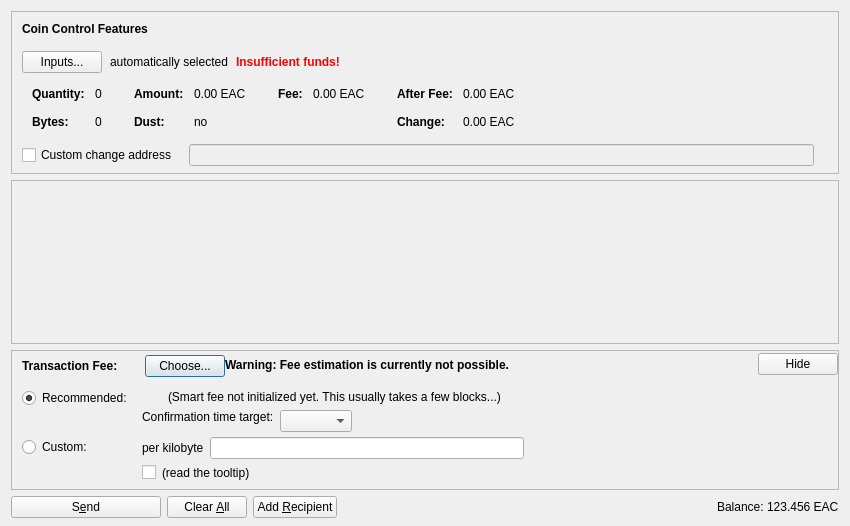
<?xml version="1.0" encoding="UTF-8"?>
<ui version="4.0">
 <class>SendCoinsDialog</class>
 <widget class="QDialog" name="SendCoinsDialog">
  <property name="geometry">
   <rect>
    <x>0</x>
    <y>0</y>
    <width>850</width>
    <height>526</height>
   </rect>
  </property>
  <property name="windowTitle">
   <string>Send Coins</string>
  </property>
  <layout class="QVBoxLayout" name="verticalLayout" stretch="0,1,0,0">
   <property name="bottomMargin">
    <number>8</number>
   </property>
   <item>
    <widget class="QFrame" name="frameCoinControl">
     <property name="sizePolicy">
      <sizepolicy hsizetype="Expanding" vsizetype="Expanding">
       <horstretch>0</horstretch>
       <verstretch>0</verstretch>
      </sizepolicy>
     </property>
     <property name="maximumSize">
      <size>
       <width>16777215</width>
       <height>16777215</height>
      </size>
     </property>
     <property name="frameShape">
      <enum>QFrame::StyledPanel</enum>
     </property>
     <property name="frameShadow">
      <enum>QFrame::Sunken</enum>
     </property>
     <layout class="QVBoxLayout" name="verticalLayoutCoinControl2">
      <property name="spacing">
       <number>0</number>
      </property>
      <property name="leftMargin">
       <number>0</number>
      </property>
      <property name="topMargin">
       <number>0</number>
      </property>
      <property name="rightMargin">
       <number>0</number>
      </property>
      <property name="bottomMargin">
       <number>6</number>
      </property>
      <item>
       <layout class="QVBoxLayout" name="verticalLayoutCoinControl" stretch="0,0,0,0,1">
        <property name="spacing">
         <number>0</number>
        </property>
        <property name="leftMargin">
         <number>10</number>
        </property>
        <property name="topMargin">
         <number>10</number>
        </property>
        <item>
         <layout class="QHBoxLayout" name="horizontalLayoutCoinControl1">
          <property name="bottomMargin">
           <number>15</number>
          </property>
          <item>
           <widget class="QLabel" name="labelCoinControlFeatures">
            <property name="sizePolicy">
             <sizepolicy hsizetype="Preferred" vsizetype="Maximum">
              <horstretch>0</horstretch>
              <verstretch>0</verstretch>
             </sizepolicy>
            </property>
            <property name="font">
             <font>
              <weight>75</weight>
              <bold>true</bold>
             </font>
            </property>
            <property name="styleSheet">
             <string notr="true">font-weight:bold;</string>
            </property>
            <property name="text">
             <string>Coin Control Features</string>
            </property>
           </widget>
          </item>
         </layout>
        </item>
        <item>
         <layout class="QHBoxLayout" name="horizontalLayoutCoinControl2" stretch="0,0,0,0">
          <property name="spacing">
           <number>8</number>
          </property>
          <property name="bottomMargin">
           <number>10</number>
          </property>
          <item>
           <widget class="QPushButton" name="pushButtonCoinControl">
            <property name="styleSheet">
             <string notr="true"/>
            </property>
            <property name="text">
             <string>Inputs...</string>
            </property>
            <property name="autoDefault">
             <bool>false</bool>
            </property>
           </widget>
          </item>
          <item>
           <widget class="QLabel" name="labelCoinControlAutomaticallySelected">
            <property name="text">
             <string>automatically selected</string>
            </property>
            <property name="margin">
             <number>5</number>
            </property>
           </widget>
          </item>
          <item>
           <widget class="QLabel" name="labelCoinControlInsuffFunds">
            <property name="font">
             <font>
              <weight>75</weight>
              <bold>true</bold>
             </font>
            </property>
            <property name="styleSheet">
             <string notr="true">color:red;font-weight:bold;</string>
            </property>
            <property name="text">
             <string>Insufficient funds!</string>
            </property>
            <property name="margin">
             <number>5</number>
            </property>
           </widget>
          </item>
          <item>
           <spacer name="horizontalSpacerCoinControl">
            <property name="orientation">
             <enum>Qt::Horizontal</enum>
            </property>
            <property name="sizeHint" stdset="0">
             <size>
              <width>40</width>
              <height>1</height>
             </size>
            </property>
           </spacer>
          </item>
         </layout>
        </item>
        <item>
         <widget class="QWidget" name="widgetCoinControl" native="true">
          <property name="sizePolicy">
           <sizepolicy hsizetype="Preferred" vsizetype="Preferred">
            <horstretch>0</horstretch>
            <verstretch>0</verstretch>
           </sizepolicy>
          </property>
          <property name="minimumSize">
           <size>
            <width>0</width>
            <height>0</height>
           </size>
          </property>
          <property name="styleSheet">
           <string notr="true"/>
          </property>
          <layout class="QHBoxLayout" name="horizontalLayoutCoinControl5">
           <property name="leftMargin">
            <number>0</number>
           </property>
           <property name="topMargin">
            <number>0</number>
           </property>
           <property name="rightMargin">
            <number>0</number>
           </property>
           <property name="bottomMargin">
            <number>0</number>
           </property>
           <item>
            <layout class="QHBoxLayout" name="horizontalLayoutCoinControl3" stretch="0,0,0,1">
             <property name="spacing">
              <number>20</number>
             </property>
             <property name="topMargin">
              <number>0</number>
             </property>
             <property name="bottomMargin">
              <number>10</number>
             </property>
             <item>
              <layout class="QFormLayout" name="formLayoutCoinControl1">
               <property name="horizontalSpacing">
                <number>10</number>
               </property>
               <property name="verticalSpacing">
                <number>14</number>
               </property>
               <property name="leftMargin">
                <number>10</number>
               </property>
               <property name="topMargin">
                <number>4</number>
               </property>
               <property name="rightMargin">
                <number>6</number>
               </property>
               <item row="0" column="0">
                <widget class="QLabel" name="labelCoinControlQuantityText">
                 <property name="font">
                  <font>
                   <weight>75</weight>
                   <bold>true</bold>
                  </font>
                 </property>
                 <property name="text">
                  <string>Quantity:</string>
                 </property>
                 <property name="margin">
                  <number>0</number>
                 </property>
                </widget>
               </item>
               <item row="0" column="1">
                <widget class="QLabel" name="labelCoinControlQuantity">
                 <property name="cursor">
                  <cursorShape>IBeamCursor</cursorShape>
                 </property>
                 <property name="contextMenuPolicy">
                  <enum>Qt::ActionsContextMenu</enum>
                 </property>
                 <property name="text">
                  <string notr="true">0</string>
                 </property>
                 <property name="margin">
                  <number>0</number>
                 </property>
                 <property name="textInteractionFlags">
                  <set>Qt::LinksAccessibleByMouse|Qt::TextSelectableByKeyboard|Qt::TextSelectableByMouse</set>
                 </property>
                </widget>
               </item>
               <item row="1" column="0">
                <widget class="QLabel" name="labelCoinControlBytesText">
                 <property name="font">
                  <font>
                   <weight>75</weight>
                   <bold>true</bold>
                  </font>
                 </property>
                 <property name="text">
                  <string>Bytes:</string>
                 </property>
                </widget>
               </item>
               <item row="1" column="1">
                <widget class="QLabel" name="labelCoinControlBytes">
                 <property name="cursor">
                  <cursorShape>IBeamCursor</cursorShape>
                 </property>
                 <property name="contextMenuPolicy">
                  <enum>Qt::ActionsContextMenu</enum>
                 </property>
                 <property name="text">
                  <string notr="true">0</string>
                 </property>
                 <property name="textInteractionFlags">
                  <set>Qt::LinksAccessibleByMouse|Qt::TextSelectableByKeyboard|Qt::TextSelectableByMouse</set>
                 </property>
                </widget>
               </item>
              </layout>
             </item>
             <item>
              <layout class="QFormLayout" name="formLayoutCoinControl2">
               <property name="horizontalSpacing">
                <number>10</number>
               </property>
               <property name="verticalSpacing">
                <number>14</number>
               </property>
               <property name="leftMargin">
                <number>6</number>
               </property>
               <property name="topMargin">
                <number>4</number>
               </property>
               <property name="rightMargin">
                <number>6</number>
               </property>
               <item row="0" column="0">
                <widget class="QLabel" name="labelCoinControlAmountText">
                 <property name="font">
                  <font>
                   <weight>75</weight>
                   <bold>true</bold>
                  </font>
                 </property>
                 <property name="text">
                  <string>Amount:</string>
                 </property>
                 <property name="margin">
                  <number>0</number>
                 </property>
                </widget>
               </item>
               <item row="0" column="1">
                <widget class="QLabel" name="labelCoinControlAmount">
                 <property name="cursor">
                  <cursorShape>IBeamCursor</cursorShape>
                 </property>
                 <property name="contextMenuPolicy">
                  <enum>Qt::ActionsContextMenu</enum>
                 </property>
                 <property name="text">
                  <string notr="true">0.00 EAC</string>
                 </property>
                 <property name="textInteractionFlags">
                  <set>Qt::LinksAccessibleByMouse|Qt::TextSelectableByKeyboard|Qt::TextSelectableByMouse</set>
                 </property>
                </widget>
               </item>
               <item row="1" column="0">
                <widget class="QLabel" name="labelCoinControlLowOutputText">
                 <property name="font">
                  <font>
                   <weight>75</weight>
                   <bold>true</bold>
                  </font>
                 </property>
                 <property name="text">
                  <string>Dust:</string>
                 </property>
                </widget>
               </item>
               <item row="1" column="1">
                <widget class="QLabel" name="labelCoinControlLowOutput">
                 <property name="cursor">
                  <cursorShape>IBeamCursor</cursorShape>
                 </property>
                 <property name="contextMenuPolicy">
                  <enum>Qt::ActionsContextMenu</enum>
                 </property>
                 <property name="text">
                  <string notr="true">no</string>
                 </property>
                 <property name="textInteractionFlags">
                  <set>Qt::LinksAccessibleByMouse|Qt::TextSelectableByKeyboard|Qt::TextSelectableByMouse</set>
                 </property>
                </widget>
               </item>
              </layout>
             </item>
             <item>
              <layout class="QFormLayout" name="formLayoutCoinControl3">
               <property name="horizontalSpacing">
                <number>10</number>
               </property>
               <property name="verticalSpacing">
                <number>14</number>
               </property>
               <property name="leftMargin">
                <number>6</number>
               </property>
               <property name="topMargin">
                <number>4</number>
               </property>
               <property name="rightMargin">
                <number>6</number>
               </property>
               <item row="0" column="0">
                <widget class="QLabel" name="labelCoinControlFeeText">
                 <property name="font">
                  <font>
                   <weight>75</weight>
                   <bold>true</bold>
                  </font>
                 </property>
                 <property name="text">
                  <string>Fee:</string>
                 </property>
                 <property name="margin">
                  <number>0</number>
                 </property>
                </widget>
               </item>
               <item row="0" column="1">
                <widget class="QLabel" name="labelCoinControlFee">
                 <property name="cursor">
                  <cursorShape>IBeamCursor</cursorShape>
                 </property>
                 <property name="contextMenuPolicy">
                  <enum>Qt::ActionsContextMenu</enum>
                 </property>
                 <property name="text">
                  <string notr="true">0.00 EAC</string>
                 </property>
                 <property name="textInteractionFlags">
                  <set>Qt::LinksAccessibleByMouse|Qt::TextSelectableByKeyboard|Qt::TextSelectableByMouse</set>
                 </property>
                </widget>
               </item>
              </layout>
             </item>
             <item>
              <layout class="QFormLayout" name="formLayoutCoinControl4">
               <property name="horizontalSpacing">
                <number>10</number>
               </property>
               <property name="verticalSpacing">
                <number>14</number>
               </property>
               <property name="leftMargin">
                <number>6</number>
               </property>
               <property name="topMargin">
                <number>4</number>
               </property>
               <property name="rightMargin">
                <number>6</number>
               </property>
               <item row="0" column="0">
                <widget class="QLabel" name="labelCoinControlAfterFeeText">
                 <property name="font">
                  <font>
                   <weight>75</weight>
                   <bold>true</bold>
                  </font>
                 </property>
                 <property name="text">
                  <string>After Fee:</string>
                 </property>
                 <property name="margin">
                  <number>0</number>
                 </property>
                </widget>
               </item>
               <item row="0" column="1">
                <widget class="QLabel" name="labelCoinControlAfterFee">
                 <property name="cursor">
                  <cursorShape>IBeamCursor</cursorShape>
                 </property>
                 <property name="contextMenuPolicy">
                  <enum>Qt::ActionsContextMenu</enum>
                 </property>
                 <property name="text">
                  <string notr="true">0.00 EAC</string>
                 </property>
                 <property name="textInteractionFlags">
                  <set>Qt::LinksAccessibleByMouse|Qt::TextSelectableByKeyboard|Qt::TextSelectableByMouse</set>
                 </property>
                </widget>
               </item>
               <item row="1" column="0">
                <widget class="QLabel" name="labelCoinControlChangeText">
                 <property name="font">
                  <font>
                   <weight>75</weight>
                   <bold>true</bold>
                  </font>
                 </property>
                 <property name="text">
                  <string>Change:</string>
                 </property>
                </widget>
               </item>
               <item row="1" column="1">
                <widget class="QLabel" name="labelCoinControlChange">
                 <property name="cursor">
                  <cursorShape>IBeamCursor</cursorShape>
                 </property>
                 <property name="contextMenuPolicy">
                  <enum>Qt::ActionsContextMenu</enum>
                 </property>
                 <property name="text">
                  <string notr="true">0.00 EAC</string>
                 </property>
                 <property name="textInteractionFlags">
                  <set>Qt::LinksAccessibleByMouse|Qt::TextSelectableByKeyboard|Qt::TextSelectableByMouse</set>
                 </property>
                </widget>
               </item>
              </layout>
             </item>
            </layout>
           </item>
          </layout>
         </widget>
        </item>
        <item>
         <layout class="QHBoxLayout" name="horizontalLayoutCoinControl4" stretch="0,0,0">
          <property name="spacing">
           <number>12</number>
          </property>
          <property name="sizeConstraint">
           <enum>QLayout::SetDefaultConstraint</enum>
          </property>
          <property name="topMargin">
           <number>5</number>
          </property>
          <property name="rightMargin">
           <number>5</number>
          </property>
          <item>
           <widget class="QCheckBox" name="checkBoxCoinControlChange">
            <property name="toolTip">
             <string>If this is activated, but the change address is empty or invalid, change will be sent to a newly generated address.</string>
            </property>
            <property name="text">
             <string>Custom change address</string>
            </property>
           </widget>
          </item>
          <item>
           <widget class="QValidatedLineEdit" name="lineEditCoinControlChange">
            <property name="enabled">
             <bool>false</bool>
            </property>
            <property name="sizePolicy">
             <sizepolicy hsizetype="Expanding" vsizetype="Fixed">
              <horstretch>0</horstretch>
              <verstretch>0</verstretch>
             </sizepolicy>
            </property>
           </widget>
          </item>
          <item>
           <widget class="QLabel" name="labelCoinControlChangeLabel">
            <property name="sizePolicy">
             <sizepolicy hsizetype="Preferred" vsizetype="Expanding">
              <horstretch>0</horstretch>
              <verstretch>0</verstretch>
             </sizepolicy>
            </property>
            <property name="minimumSize">
             <size>
              <width>0</width>
              <height>0</height>
             </size>
            </property>
            <property name="text">
             <string/>
            </property>
            <property name="margin">
             <number>3</number>
            </property>
           </widget>
          </item>
         </layout>
        </item>
        <item>
         <spacer name="verticalSpacerCoinControl">
          <property name="orientation">
           <enum>Qt::Vertical</enum>
          </property>
          <property name="sizeHint" stdset="0">
           <size>
            <width>800</width>
            <height>1</height>
           </size>
          </property>
         </spacer>
        </item>
       </layout>
      </item>
     </layout>
    </widget>
   </item>
   <item>
    <widget class="QScrollArea" name="scrollArea">
     <property name="widgetResizable">
      <bool>true</bool>
     </property>
     <widget class="QWidget" name="scrollAreaWidgetContents">
      <property name="geometry">
       <rect>
        <x>0</x>
        <y>0</y>
        <width>830</width>
        <height>104</height>
       </rect>
      </property>
      <layout class="QVBoxLayout" name="verticalLayout_2" stretch="0,1">
       <property name="leftMargin">
        <number>0</number>
       </property>
       <property name="topMargin">
        <number>0</number>
       </property>
       <property name="rightMargin">
        <number>0</number>
       </property>
       <property name="bottomMargin">
        <number>0</number>
       </property>
       <item>
        <layout class="QVBoxLayout" name="entries">
         <property name="spacing">
          <number>6</number>
         </property>
        </layout>
       </item>
       <item>
        <spacer name="verticalSpacer">
         <property name="orientation">
          <enum>Qt::Vertical</enum>
         </property>
         <property name="sizeHint" stdset="0">
          <size>
           <width>20</width>
           <height>40</height>
          </size>
         </property>
        </spacer>
       </item>
      </layout>
     </widget>
    </widget>
   </item>
   <item>
    <widget class="QFrame" name="frameFee">
     <property name="sizePolicy">
      <sizepolicy hsizetype="Expanding" vsizetype="Expanding">
       <horstretch>0</horstretch>
       <verstretch>0</verstretch>
      </sizepolicy>
     </property>
     <property name="maximumSize">
      <size>
       <width>16777215</width>
       <height>16777215</height>
      </size>
     </property>
     <property name="frameShape">
      <enum>QFrame::StyledPanel</enum>
     </property>
     <property name="frameShadow">
      <enum>QFrame::Sunken</enum>
     </property>
     <layout class="QVBoxLayout" name="verticalLayoutFee1">
      <property name="spacing">
       <number>0</number>
      </property>
      <property name="leftMargin">
       <number>0</number>
      </property>
      <property name="topMargin">
       <number>0</number>
      </property>
      <property name="rightMargin">
       <number>0</number>
      </property>
      <property name="bottomMargin">
       <number>0</number>
      </property>
      <item>
       <layout class="QVBoxLayout" name="verticalLayoutFee2" stretch="0,0,0">
        <property name="spacing">
         <number>0</number>
        </property>
        <property name="leftMargin">
         <number>10</number>
        </property>
        <property name="topMargin">
         <number>0</number>
        </property>
        <item>
         <layout class="QHBoxLayout" name="horizontalLayoutFee1">
          <property name="bottomMargin">
           <number>0</number>
          </property>
          <item>
           <layout class="QVBoxLayout" name="verticalLayoutFee7">
            <property name="spacing">
             <number>0</number>
            </property>
            <item>
             <spacer name="verticalSpacerSmartFee">
              <property name="orientation">
               <enum>Qt::Vertical</enum>
              </property>
              <property name="sizeType">
               <enum>QSizePolicy::Fixed</enum>
              </property>
              <property name="sizeHint" stdset="0">
               <size>
                <width>1</width>
                <height>4</height>
               </size>
              </property>
             </spacer>
            </item>
            <item>
             <layout class="QHBoxLayout" name="horizontalLayoutSmartFee">
              <property name="spacing">
               <number>10</number>
              </property>
              <item>
               <widget class="QLabel" name="labelFeeHeadline">
                <property name="sizePolicy">
                 <sizepolicy hsizetype="Preferred" vsizetype="Maximum">
                  <horstretch>0</horstretch>
                  <verstretch>0</verstretch>
                 </sizepolicy>
                </property>
                <property name="font">
                 <font>
                  <weight>75</weight>
                  <bold>true</bold>
                 </font>
                </property>
                <property name="styleSheet">
                 <string notr="true">font-weight:bold;</string>
                </property>
                <property name="text">
                 <string>Transaction Fee:</string>
                </property>
               </widget>
              </item>
              <item>
               <widget class="QLabel" name="labelFeeMinimized">
                <property name="text">
                 <string/>
                </property>
               </widget>
              </item>
              <item>
               <widget class="QPushButton" name="buttonChooseFee">
                <property name="text">
                 <string>Choose...</string>
                </property>
               </widget>
              </item>
             </layout>
            </item>
            <item>
             <spacer name="verticalSpacer_5">
              <property name="orientation">
               <enum>Qt::Vertical</enum>
              </property>
              <property name="sizeHint" stdset="0">
               <size>
                <width>1</width>
                <height>1</height>
               </size>
              </property>
             </spacer>
            </item>
           </layout>
          </item>
          <item>
           <widget class="QLabel" name="fallbackFeeWarningLabel">
            <property name="toolTip">
             <string>Using the fallbackfee can result in sending a transaction that will take several hours or days (or never) to confirm. Consider choosing your fee manually or wait until you have validated the complete chain.</string>
            </property>
            <property name="font">
            <font>
                <weight>75</weight>
                <bold>true</bold>
            </font>
            </property>
            <property name="text">
             <string>Warning: Fee estimation is currently not possible.</string>
            </property>
            <property name="wordWrap">
             <bool>false</bool>
            </property>
           </widget>
          </item>
          <item>
           <spacer name="horizontalSpacer_4">
            <property name="orientation">
             <enum>Qt::Horizontal</enum>
            </property>
            <property name="sizeType">
             <enum>QSizePolicy::MinimumExpanding</enum>
            </property>
            <property name="sizeHint" stdset="0">
             <size>
              <width>40</width>
              <height>20</height>
             </size>
            </property>
           </spacer>
          </item>
          <item>
           <widget class="QPushButton" name="buttonMinimizeFee">
            <property name="toolTip">
             <string>collapse fee-settings</string>
            </property>
            <property name="text">
             <string>Hide</string>
            </property>
           </widget>
          </item>
         </layout>
        </item>
        <item>
         <widget class="QFrame" name="frameFeeSelection">
          <layout class="QVBoxLayout" name="verticalLayoutFee12">
           <property name="spacing">
            <number>0</number>
           </property>
           <property name="leftMargin">
            <number>0</number>
           </property>
           <property name="topMargin">
            <number>0</number>
           </property>
           <property name="rightMargin">
            <number>0</number>
           </property>
           <property name="bottomMargin">
            <number>0</number>
           </property>
           <item>
            <layout class="QGridLayout" name="gridLayoutFee">
             <property name="topMargin">
              <number>10</number>
             </property>
             <property name="bottomMargin">
              <number>4</number>
             </property>
             <property name="horizontalSpacing">
              <number>10</number>
             </property>
             <property name="verticalSpacing">
              <number>4</number>
             </property>
             <item row="1" column="1">
              <layout class="QVBoxLayout" name="verticalLayoutFee8">
               <property name="spacing">
                <number>6</number>
               </property>
               <item>
                <layout class="QHBoxLayout" name="horizontalLayoutFee13">
                 <item>
                  <widget class="QLabel" name="labelCustomPerKilobyte">
                   <property name="toolTip">
                    <string>Specify a custom fee per kB (1,000 bytes) of the transaction's virtual size.

Note:  Since the fee is calculated on a per-byte basis, a fee of "100 satoshis per kB" for a transaction size of 500 bytes (half of 1 kB) would ultimately yield a fee of only 50 satoshis.</string>
                   </property>
                   <property name="text">
                    <string>per kilobyte</string>
                   </property>
                  </widget>
                 </item>
                 <item>
                  <widget class="EarthcoinAmountField" name="customFee"/>
                 </item>
                 <item>
                  <spacer name="horizontalSpacer_6">
                   <property name="orientation">
                    <enum>Qt::Horizontal</enum>
                   </property>
                   <property name="sizeHint" stdset="0">
                    <size>
                     <width>1</width>
                     <height>1</height>
                    </size>
                   </property>
                  </spacer>
                 </item>
                </layout>
               </item>
               <item>
                <layout class="QHBoxLayout" name="horizontalLayoutFee8">
                 <item>
                  <widget class="QCheckBox" name="checkBoxMinimumFee">
                   <property name="toolTip">
                    <string>Paying only the minimum fee is just fine as long as there is less transaction volume than space in the blocks. But be aware that this can end up in a never confirming transaction once there is more demand for earthcoin transactions than the network can process.</string>
                   </property>
                   <property name="text">
                    <string/>
                   </property>
                  </widget>
                 </item>
                 <item>
                  <widget class="QLabel" name="labelMinFeeWarning">
                   <property name="enabled">
                    <bool>true</bool>
                   </property>
                   <property name="toolTip">
                    <string>Paying only the minimum fee is just fine as long as there is less transaction volume than space in the blocks. But be aware that this can end up in a never confirming transaction once there is more demand for earthcoin transactions than the network can process.</string>
                   </property>
                   <property name="text">
                    <string>(read the tooltip)</string>
                   </property>
                   <property name="margin">
                    <number>5</number>
                   </property>
                  </widget>
                 </item>
                 <item>
                  <spacer name="horizontalSpacer_2">
                   <property name="orientation">
                    <enum>Qt::Horizontal</enum>
                   </property>
                   <property name="sizeHint" stdset="0">
                    <size>
                     <width>1</width>
                     <height>1</height>
                    </size>
                   </property>
                  </spacer>
                 </item>
                </layout>
               </item>
              </layout>
             </item>
             <item row="0" column="0">
              <layout class="QVBoxLayout" name="verticalLayoutFee4" stretch="0,1">
               <item>
                <widget class="QRadioButton" name="radioSmartFee">
                 <property name="text">
                  <string>Recommended:</string>
                 </property>
                 <property name="checked">
                  <bool>true</bool>
                 </property>
                 <attribute name="buttonGroup">
                  <string notr="true">groupFee</string>
                 </attribute>
                </widget>
               </item>
               <item>
                <spacer name="verticalSpacer_2">
                 <property name="orientation">
                  <enum>Qt::Vertical</enum>
                 </property>
                 <property name="sizeHint" stdset="0">
                  <size>
                   <width>1</width>
                   <height>1</height>
                  </size>
                 </property>
                </spacer>
               </item>
              </layout>
             </item>
             <item row="1" column="0">
              <layout class="QVBoxLayout" name="verticalLayoutFee9" stretch="0,1">
               <item>
                <widget class="QRadioButton" name="radioCustomFee">
                 <property name="text">
                  <string>Custom:</string>
                 </property>
                 <attribute name="buttonGroup">
                  <string notr="true">groupFee</string>
                 </attribute>
                </widget>
               </item>
               <item>
                <spacer name="verticalSpacer_6">
                 <property name="orientation">
                  <enum>Qt::Vertical</enum>
                 </property>
                 <property name="sizeHint" stdset="0">
                  <size>
                   <width>1</width>
                   <height>1</height>
                  </size>
                 </property>
                </spacer>
               </item>
              </layout>
             </item>
             <item row="0" column="1">
              <layout class="QVBoxLayout" name="verticalLayoutFee3" stretch="0,0,1">
               <property name="spacing">
                <number>6</number>
               </property>
               <property name="topMargin">
                <number>2</number>
               </property>
               <item>
                <layout class="QHBoxLayout" name="horizontalLayoutFee12">
                 <item>
                  <widget class="QLabel" name="labelSmartFee">
                   <property name="text">
                    <string/>
                   </property>
                   <property name="margin">
                    <number>2</number>
                   </property>
                  </widget>
                 </item>
                 <item>
                  <widget class="QLabel" name="labelFeeEstimation">
                   <property name="text">
                    <string/>
                   </property>
                  </widget>
                 </item>
                 <item>
                  <widget class="QLabel" name="labelSmartFee2">
                   <property name="text">
                    <string>(Smart fee not initialized yet. This usually takes a few blocks...)</string>
                   </property>
                   <property name="margin">
                    <number>2</number>
                   </property>
                  </widget>
                 </item>
                 <item>
                  <spacer name="horizontalSpacer_5">
                   <property name="orientation">
                    <enum>Qt::Horizontal</enum>
                   </property>
                   <property name="sizeHint" stdset="0">
                    <size>
                     <width>1</width>
                     <height>1</height>
                    </size>
                   </property>
                  </spacer>
                 </item>
                </layout>
               </item>
               <item>
                <layout class="QHBoxLayout" name="horizontalLayoutFee9">
                 <item>
                  <layout class="QVBoxLayout" name="verticalLayoutFee6">
                   <item>
                    <widget class="QLabel" name="labelSmartFee3">
                     <property name="text">
                      <string>Confirmation time target:</string>
                     </property>
                     <property name="margin">
                      <number>2</number>
                     </property>
                    </widget>
                   </item>
                   <item>
                    <spacer name="verticalSpacer_3">
                     <property name="orientation">
                      <enum>Qt::Vertical</enum>
                     </property>
                     <property name="sizeHint" stdset="0">
                      <size>
                       <width>1</width>
                       <height>1</height>
                      </size>
                     </property>
                    </spacer>
                   </item>
                  </layout>
                 </item>
                 <item>
                  <layout class="QVBoxLayout" name="verticalLayoutFee5">
                   <property name="rightMargin">
                    <number>30</number>
                   </property>
                   <item>
                    <layout class="QHBoxLayout" name="horizontalLayoutConfTarget">
                     <property name="bottomMargin">
                      <number>0</number>
                     </property>
                     <item>
                      <widget class="QComboBox" name="confTargetSelector"/>
                     </item>
                     <item>
                      <spacer name="horizontalSpacerConfTarget">
                       <property name="orientation">
                        <enum>Qt::Horizontal</enum>
                       </property>
                       <property name="sizeHint" stdset="0">
                        <size>
                         <width>40</width>
                         <height>20</height>
                        </size>
                       </property>
                      </spacer>
                     </item>
                    </layout>
                   </item>
                  </layout>
                 </item>
                </layout>
               </item>
               <item>
                <spacer name="verticalSpacer_4">
                 <property name="orientation">
                  <enum>Qt::Vertical</enum>
                 </property>
                 <property name="sizeHint" stdset="0">
                  <size>
                   <width>1</width>
                   <height>1</height>
                  </size>
                 </property>
                </spacer>
               </item>
              </layout>
             </item>
            </layout>
           </item>
          </layout>
         </widget>
        </item>
        <item>
         <spacer name="verticalSpacerFee">
          <property name="orientation">
           <enum>Qt::Vertical</enum>
          </property>
          <property name="sizeHint" stdset="0">
           <size>
            <width>40</width>
            <height>5</height>
           </size>
          </property>
         </spacer>
        </item>
       </layout>
      </item>
     </layout>
    </widget>
   </item>
   <item>
    <layout class="QHBoxLayout" name="horizontalLayout">
     <item>
      <widget class="QPushButton" name="sendButton">
       <property name="minimumSize">
        <size>
         <width>150</width>
         <height>0</height>
        </size>
       </property>
       <property name="toolTip">
        <string>Confirm the send action</string>
       </property>
       <property name="text">
        <string>S&amp;end</string>
       </property>
       <property name="icon">
        <iconset resource="../earthcoin.qrc">
         <normaloff>:/icons/send</normaloff>:/icons/send</iconset>
       </property>
       <property name="autoDefault">
        <bool>false</bool>
       </property>
       <property name="default">
        <bool>false</bool>
       </property>
      </widget>
     </item>
     <item>
      <widget class="QPushButton" name="clearButton">
       <property name="sizePolicy">
        <sizepolicy hsizetype="Minimum" vsizetype="Fixed">
         <horstretch>0</horstretch>
         <verstretch>0</verstretch>
        </sizepolicy>
       </property>
       <property name="toolTip">
        <string>Clear all fields of the form.</string>
       </property>
       <property name="text">
        <string>Clear &amp;All</string>
       </property>
       <property name="icon">
        <iconset resource="../earthcoin.qrc">
         <normaloff>:/icons/remove</normaloff>:/icons/remove</iconset>
       </property>
       <property name="autoDefault">
        <bool>false</bool>
       </property>
      </widget>
     </item>
     <item>
      <widget class="QPushButton" name="addButton">
       <property name="toolTip">
        <string>Send to multiple recipients at once</string>
       </property>
       <property name="text">
        <string>Add &amp;Recipient</string>
       </property>
       <property name="icon">
        <iconset resource="../earthcoin.qrc">
         <normaloff>:/icons/add</normaloff>:/icons/add</iconset>
       </property>
       <property name="autoDefault">
        <bool>false</bool>
       </property>
      </widget>
     </item>
     <item>
      <spacer name="horizontalSpacer">
       <property name="orientation">
        <enum>Qt::Horizontal</enum>
       </property>
       <property name="sizeHint" stdset="0">
        <size>
         <width>40</width>
         <height>20</height>
        </size>
       </property>
      </spacer>
     </item>
     <item>
      <layout class="QHBoxLayout" name="horizontalLayout_2">
       <property name="spacing">
        <number>3</number>
       </property>
       <item>
        <widget class="QLabel" name="label">
         <property name="sizePolicy">
          <sizepolicy hsizetype="Preferred" vsizetype="Fixed">
           <horstretch>0</horstretch>
           <verstretch>0</verstretch>
          </sizepolicy>
         </property>
         <property name="text">
          <string>Balance:</string>
         </property>
        </widget>
       </item>
       <item>
        <widget class="QLabel" name="labelBalance">
         <property name="sizePolicy">
          <sizepolicy hsizetype="Preferred" vsizetype="Fixed">
           <horstretch>0</horstretch>
           <verstretch>0</verstretch>
          </sizepolicy>
         </property>
         <property name="cursor">
          <cursorShape>IBeamCursor</cursorShape>
         </property>
         <property name="text">
          <string notr="true">123.456 EAC</string>
         </property>
         <property name="textInteractionFlags">
          <set>Qt::LinksAccessibleByMouse|Qt::TextSelectableByKeyboard|Qt::TextSelectableByMouse</set>
         </property>
        </widget>
       </item>
      </layout>
     </item>
    </layout>
   </item>
  </layout>
 </widget>
 <customwidgets>
  <customwidget>
   <class>QValidatedLineEdit</class>
   <extends>QLineEdit</extends>
   <header>qt/qvalidatedlineedit.h</header>
  </customwidget>
  <customwidget>
   <class>EarthcoinAmountField</class>
   <extends>QLineEdit</extends>
   <header>qt/earthcoinamountfield.h</header>
   <container>1</container>
  </customwidget>
 </customwidgets>
 <resources>
  <include location="../earthcoin.qrc"/>
 </resources>
 <connections/>
 <buttongroups>
  <buttongroup name="groupFee"/>
 </buttongroups>
</ui>
